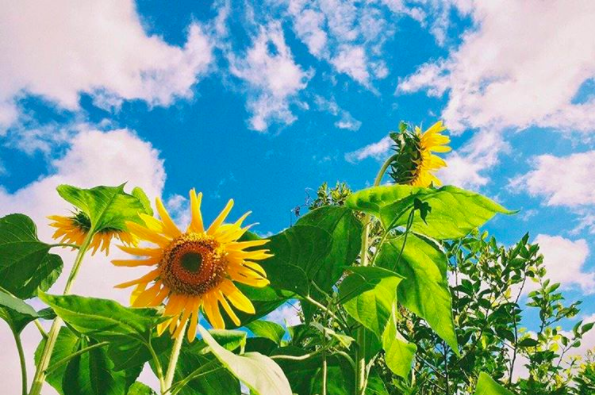
#> input picture IMG/sample.png, 595 x 395 px
$ python reverse.py
#> lines starting #> are read from the running program, lines starting #| are printed output that depends on the picture
#!/usr/bin/python
# -*- coding: utf-8 -*-
import numpy as numpy
import cv2

img = cv2.imread("../IMG/sample.png",cv2.IMREAD_COLOR)
#> img is the input picture: shape (395, 595, 3); mean B, G, R 140.8, 163.2, 121.7

xAxis = cv2.flip(img,0)
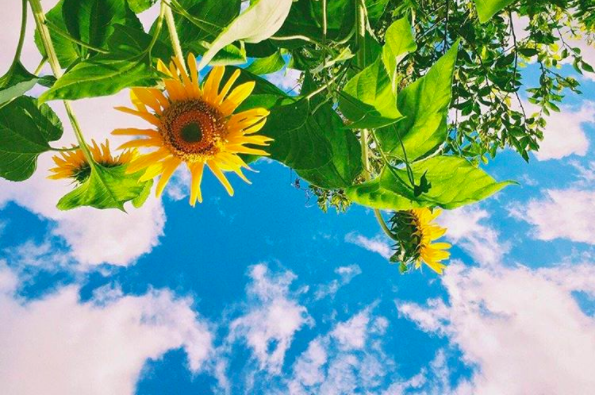
#> xAxis: shape (395, 595, 3); mean B, G, R 140.8, 163.2, 121.7
yAxis = cv2.flip(img,1)
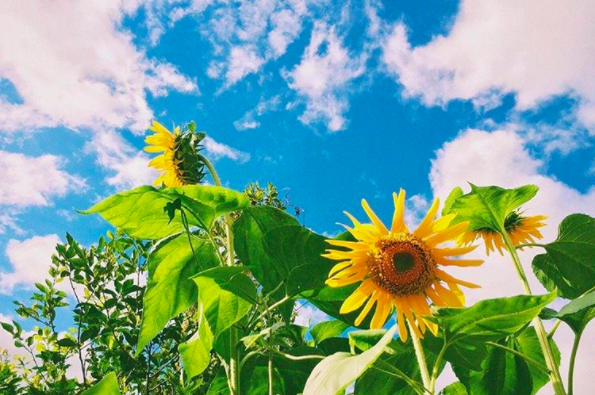
#> yAxis: shape (395, 595, 3); mean B, G, R 140.8, 163.2, 121.7
xyAxis = cv2.flip(img, -1)
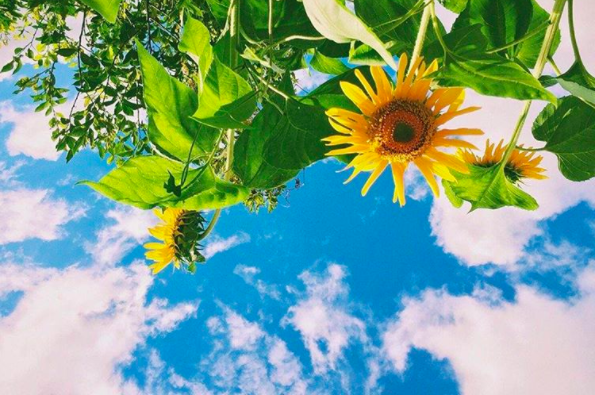
#> xyAxis: shape (395, 595, 3); mean B, G, R 140.8, 163.2, 121.7

cv2.imwrite('../IMG/xAxis.jpg',xAxis)
cv2.imwrite('../IMG/yAxis.jpg',yAxis)
cv2.imwrite('../IMG/xyAxis.jpg', xyAxis)
